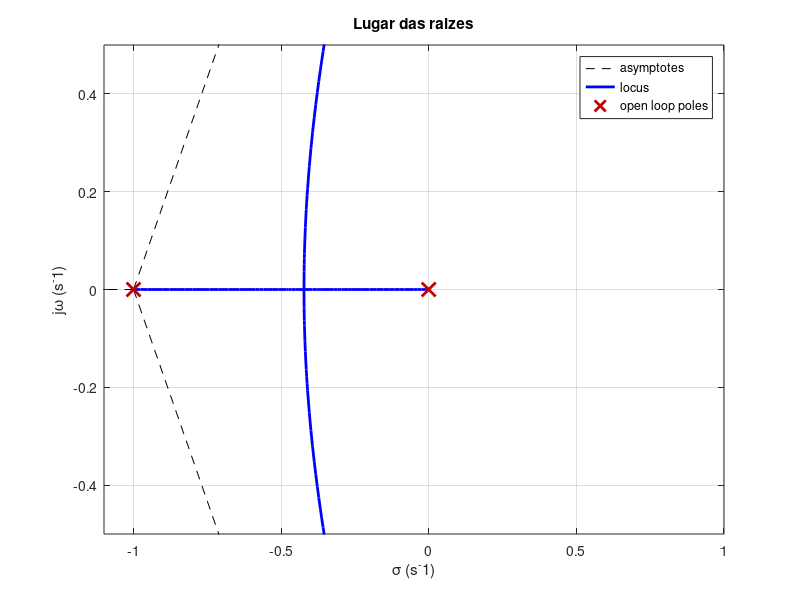

Recreate this plot in MATLAB.
clear; clc; close all;

A = zpk([], [0 -1 -2], 1);
B = 1;

rlocus(A*B);
title('Lugar das raizes');
xlabel('\sigma (s^-1)');
ylabel('j\omega (s^-1)');
axis([-1.1 1 -0.5 0.5]);
